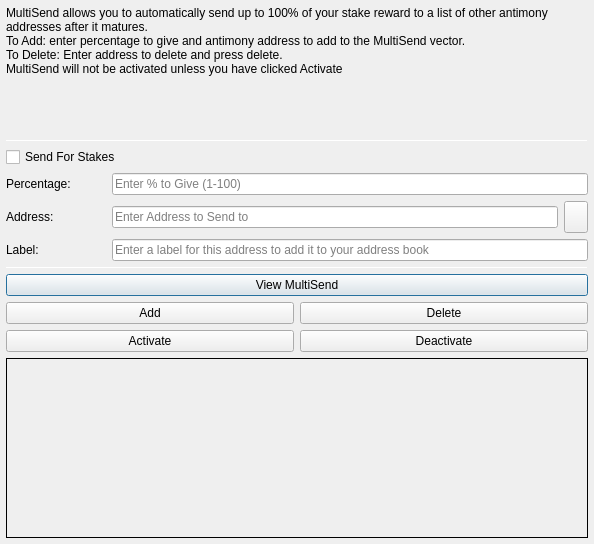
<?xml version="1.0" encoding="UTF-8"?>
<ui version="4.0">
 <class>MultiSendDialog</class>
 <widget class="QDialog" name="MultiSendDialog">
  <property name="windowModality">
   <enum>Qt::NonModal</enum>
  </property>
  <property name="geometry">
   <rect>
    <x>0</x>
    <y>0</y>
    <width>594</width>
    <height>544</height>
   </rect>
  </property>
  <property name="windowTitle">
   <string>MultiSend</string>
  </property>
  <layout class="QVBoxLayout" name="verticalLayout" stretch="0">
   <property name="margin">
    <number>6</number>
   </property>
   <item>
    <layout class="QVBoxLayout" name="verticalLayout_Main" stretch="1,1,1,0,1,1,1">
     <item>
      <widget class="QLabel" name="label_2">
       <property name="lineWidth">
        <number>1</number>
       </property>
       <property name="text">
        <string>MultiSend allows you to automatically send up to 100% of your stake reward to a list of other antimony addresses after it matures.
To Add: enter percentage to give and antimony address to add to the MultiSend vector.
To Delete: Enter address to delete and press delete.
MultiSend will not be activated unless you have clicked Activate</string> <!--or masternode -->
       </property>
       <property name="alignment">
        <set>Qt::AlignLeading|Qt::AlignLeft|Qt::AlignTop</set>
       </property>
       <property name="wordWrap">
        <bool>true</bool>
       </property>
      </widget>
     </item>
     <item>
      <widget class="Line" name="line">
       <property name="minimumSize">
        <size>
         <width>0</width>
         <height>1</height>
        </size>
       </property>
       <property name="maximumSize">
        <size>
         <width>16777215</width>
         <height>1</height>
        </size>
       </property>
       <property name="orientation">
        <enum>Qt::Horizontal</enum>
       </property>
      </widget>
     </item>
     <item>
      <layout class="QVBoxLayout" name="verticalLayout_Settings">
       <item>
        <layout class="QHBoxLayout" name="horizontalLayout">
         <item>
          <widget class="QCheckBox" name="multiSendStakeCheckBox">
           <property name="text">
            <string>Send For Stakes</string>
           </property>
          </widget>
         </item>
         <!--
         <item>
          <widget class="QCheckBox" name="multiSendMasternodeCheckBox">
           <property name="text">
            <string>Send For Masternode Rewards</string>
           </property>
          </widget>
         </item>
         -->
        </layout>
       </item>
       <item>
        <layout class="QHBoxLayout" name="horizontalLayout_6">
         <item>
          <widget class="QLabel" name="label">
           <property name="minimumSize">
            <size>
             <width>100</width>
             <height>0</height>
            </size>
           </property>
           <property name="toolTip">
            <string>Percentage of stake to send</string>
           </property>
           <property name="text">
            <string>Percentage:</string>
           </property>
          </widget>
         </item>
         <item>
          <widget class="QLineEdit" name="multiSendPercentEdit">
           <property name="toolTip">
            <string>Enter whole numbers 1 - 100</string>
           </property>
           <property name="placeholderText">
            <string>Enter % to Give (1-100)</string>
           </property>
          </widget>
         </item>
        </layout>
       </item>
       <item>
        <layout class="QHBoxLayout" name="horizontalLayout_7">
         <item>
          <widget class="QLabel" name="label_5">
           <property name="minimumSize">
            <size>
             <width>100</width>
             <height>0</height>
            </size>
           </property>
           <property name="toolTip">
            <string>Address to send portion of stake to</string>
           </property>
           <property name="text">
            <string>Address:</string>
           </property>
          </widget>
         </item>
         <item>
          <widget class="QLineEdit" name="multiSendAddressEdit">
           <property name="toolTip">
            <string/>
           </property>
           <property name="placeholderText">
            <string>Enter Address to Send to</string>
           </property>
          </widget>
         </item>
         <item>
          <widget class="QToolButton" name="addressBookButton">
           <property name="maximumSize">
            <size>
             <width>16777215</width>
             <height>32</height>
            </size>
           </property>
           <property name="toolTip">
            <string>Choose an address from the address book</string>
           </property>
           <property name="text">
            <string/>
           </property>
           <property name="icon">
            <iconset resource="../antimony.qrc">
             <normaloff>:/icons/address-book</normaloff>:/icons/address-book</iconset>
           </property>
           <property name="shortcut">
            <string>Alt+A</string>
           </property>
          </widget>
         </item>
        </layout>
       </item>
      </layout>
     </item>
     <item>
      <layout class="QHBoxLayout" name="horizontalLayout_3">
       <item>
        <widget class="QLabel" name="label_3">
         <property name="minimumSize">
          <size>
           <width>100</width>
           <height>0</height>
          </size>
         </property>
         <property name="text">
          <string>Label:</string>
         </property>
        </widget>
       </item>
       <item>
        <widget class="QLineEdit" name="labelAddressLabelEdit">
         <property name="placeholderText">
          <string>Enter a label for this address to add it to your address book</string>
         </property>
        </widget>
       </item>
      </layout>
     </item>
     <item>
      <widget class="Line" name="line_2">
       <property name="minimumSize">
        <size>
         <width>0</width>
         <height>1</height>
        </size>
       </property>
       <property name="maximumSize">
        <size>
         <width>16777215</width>
         <height>1</height>
        </size>
       </property>
       <property name="orientation">
        <enum>Qt::Horizontal</enum>
       </property>
      </widget>
     </item>
     <item>
      <layout class="QVBoxLayout" name="verticalLayout_Buttons">
       <item>
        <layout class="QHBoxLayout" name="horizontalLayout_4">
         <item>
          <widget class="QPushButton" name="viewButton">
           <property name="toolTip">
            <string/>
           </property>
           <property name="statusTip">
            <string>View MultiSend Vector</string>
           </property>
           <property name="text">
            <string>View MultiSend</string>
           </property>
          </widget>
         </item>
        </layout>
       </item>
       <item>
        <layout class="QHBoxLayout" name="horizontalLayout_2">
         <item>
          <widget class="QPushButton" name="addButton">
           <property name="toolTip">
            <string/>
           </property>
           <property name="statusTip">
            <string>Add to MultiSend Vector</string>
           </property>
           <property name="text">
            <string>Add</string>
           </property>
          </widget>
         </item>
         <item>
          <widget class="QPushButton" name="deleteButton">
           <property name="toolTip">
            <string/>
           </property>
           <property name="statusTip">
            <string>Delete Address From MultiSend Vector</string>
           </property>
           <property name="text">
            <string>Delete</string>
           </property>
          </widget>
         </item>
        </layout>
       </item>
       <item>
        <layout class="QHBoxLayout" name="horizontalLayout_5">
         <item>
          <widget class="QPushButton" name="activateButton">
           <property name="statusTip">
            <string>Activate MultiSend</string>
           </property>
           <property name="text">
            <string>Activate</string>
           </property>
          </widget>
         </item>
         <item>
          <widget class="QPushButton" name="disableButton">
           <property name="statusTip">
            <string>Deactivate MultiSend</string>
           </property>
           <property name="text">
            <string>Deactivate</string>
           </property>
          </widget>
         </item>
        </layout>
       </item>
      </layout>
     </item>
     <item>
      <widget class="QLabel" name="message">
       <property name="minimumSize">
        <size>
         <width>0</width>
         <height>180</height>
        </size>
       </property>
       <property name="frameShape">
        <enum>QFrame::Panel</enum>
       </property>
       <property name="frameShadow">
        <enum>QFrame::Plain</enum>
       </property>
       <property name="lineWidth">
        <number>1</number>
       </property>
       <property name="midLineWidth">
        <number>1</number>
       </property>
       <property name="text">
        <string/>
       </property>
       <property name="alignment">
        <set>Qt::AlignLeading|Qt::AlignLeft|Qt::AlignTop</set>
       </property>
       <property name="wordWrap">
        <bool>true</bool>
       </property>
      </widget>
     </item>
    </layout>
   </item>
  </layout>
 </widget>
 <resources>
  <include location="../antimony.qrc"/>
 </resources>
 <connections/>
</ui>
